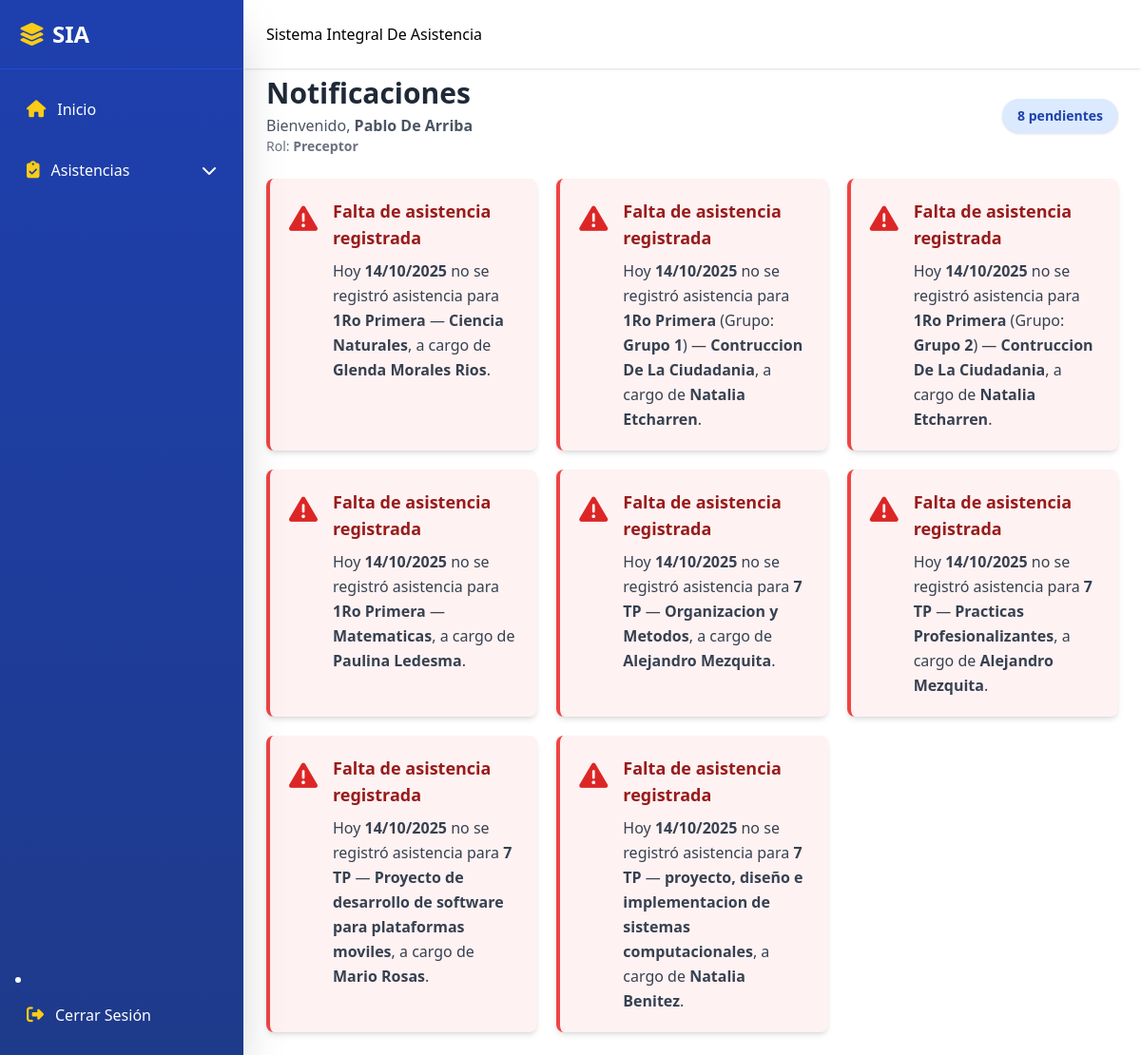
/index.php (signed in), run on the app's committed database.
### tables this page shows
CREATE TABLE `roles` (
  `role_id` int(11) NOT NULL,
  `name` varchar(50) NOT NULL,
  `description` varchar(255) DEFAULT NULL,
  `created_at` timestamp NOT NULL DEFAULT current_timestamp()
);

CREATE TABLE `courses` (
  `course_id` int(11) NOT NULL,
  `name` varchar(100) NOT NULL,
  `description` text DEFAULT NULL,
  `technical_degree` varchar(50) DEFAULT NULL
);

CREATE TABLE `subjects` (
  `subject_id` int(11) NOT NULL,
  `name` varchar(100) NOT NULL,
  `description` text DEFAULT NULL,
  `course_id` int(11) DEFAULT NULL,
  `turno` enum('mañana','tarde') NOT NULL
);

CREATE TABLE `teachers` (
  `teacher_id` int(11) NOT NULL,
  `user_id` int(11) DEFAULT NULL,
  `first_name` varchar(50) NOT NULL,
  `last_name` varchar(50) NOT NULL
);

### index.php (the view, shortened to what this page needs)
<?php
include 'includes/header.php';
include 'includes/sidebar.php';
include 'includes/navbar.php';
include 'includes/conn.php';
$today = (new DateTime())->format('Y-m-d');
$displayDate = (new DateTime())->format('d/m/Y');
$weekday = strtolower((new DateTime())->format('l'));
$role_name = '';
if (isset($role_id)) {
    $stmtRole = $conn->prepare("SELECT name FROM roles WHERE role_id = ?");
    $stmtRole->execute([$role_id]);
    $role_row = $stmtRole->fetch(PDO::FETCH_ASSOC);
    if ($role_row) {
        $role_name = $role_row['name'];
    }
}
$sql = "
    SELECT
        c.course_id, c.name AS course_name,
        s.subject_id, s.name AS subject_name,
        t.teacher_id, t.first_name AS teacher_fname, t.last_name AS teacher_lname,
        sch.group_id,
        g.name AS group_name
    FROM courses c
    JOIN schedules sch
        ON sch.course_id = c.course_id
        AND sch.weekday = :weekday
    LEFT JOIN groups g ON g.group_id = sch.group_id
    JOIN subjects s ON s.subject_id = sch.subject_id
    JOIN teachers t ON t.teacher_id = sch.teacher_id
    LEFT JOIN student_attendance sa
        ON sa.schedule_id = sch.schedule_id
        AND sa.attendance_date = :today
    WHERE sa.id IS NULL
    GROUP BY c.course_id, s.subject_id, sch.group_id
    ORDER BY c.name, s.name
";
$stmt = $conn->prepare($sql);
$stmt->bindValue(':today', $today);
$stmt->bindValue(':weekday', $weekday);
$stmt->execute();
$rows = $stmt->fetchAll(PDO::FETCH_ASSOC);
?>
<div class="flex-1 md:ml-64 transition-all duration-300">
  <main class="pt-20 p-6">
    <div class="flex flex-col md:flex-row items-start md:items-center justify-between mb-6 gap-3">
        <div>
            <h1 class="text-3xl font-bold text-gray-800">Notificaciones</h1>
            <p class="text-gray-600 mt-1">
                Bienvenido, <strong><?= htmlspecialchars($_SESSION['first_name'] . ' ' . $_SESSION['last_name']) ?></strong>
            </p>
            <p class="text-gray-500 text-sm">
                Rol: <strong><?= htmlspecialchars($role_name) ?></strong>
            </p>
        </div>
        <span class="px-4 py-2 text-sm font-semibold bg-blue-100 text-blue-800 rounded-full shadow">
            <?= count($rows); ?> pendientes
        </span>
    </div>
    <?php if (count($rows) > 0): ?>
      <div class="grid gap-5 sm:grid-cols-1 md:grid-cols-2 lg:grid-cols-3">
        <?php foreach ($rows as $row): ?>
          <div class="flex items-start p-5 bg-red-50 border-l-4 border-red-500 rounded-lg shadow-md hover:shadow-lg transition-shadow duration-300">
            <i class="fa-solid fa-triangle-exclamation text-red-600 text-3xl mr-4 mt-1"></i>
            <div>
              <p class="font-semibold text-red-800 text-lg">
                Falta de asistencia registrada
              </p>
              <p class="text-gray-700 mt-2 leading-relaxed">
                Hoy <strong><?= $displayDate ?></strong> no se registró asistencia
                para <strong><?= htmlspecialchars($row['course_name']) ?></strong>
                <?php if ($row['group_name']): ?>
                    (Grupo: <strong><?= htmlspecialchars($row['group_name']) ?></strong>)
                <?php endif; ?>
                 — <strong><?= htmlspecialchars($row['subject_name']) ?></strong>,
                a cargo de <strong><?= htmlspecialchars($row['teacher_fname'].' '.$row['teacher_lname']) ?></strong>.
              </p>
            </div>
          </div>
        <?php endforeach; ?>
      </div>
    <?php endif; ?>
  </main>
</div>

### data on the page
roles: name "Preceptor"
courses: name "1Ro Primera", subjects.name "Ciencia Naturales", teachers.first_name+last_name "Glenda Morales Rios", group_name "Grupo 1", subjects.name "Contruccion De La Ciudadania", teachers.first_name+last_name "Natalia Etcharren", group_name "Grupo 2", subjects.name "Matematicas", teachers.first_name+last_name "Paulina Ledesma"
courses: name "7 TP", subjects.name "Organizacion y Metodos", teachers.first_name+last_name "Alejandro Mezquita", subjects.name "Practicas Profesionalizantes", subjects.name "Proyecto de desarrollo de software para plataformas moviles", teachers.first_name+last_name "Mario Rosas", subjects.name "proyecto, diseño e implementacion de sistemas computacionales", teachers.first_name+last_name "Natalia Benitez"

### other printed values
$_SESSION['first_name'] . ' ' . $_SESSION['last_name'] "Pablo De Arriba"
count($rows) "8"
